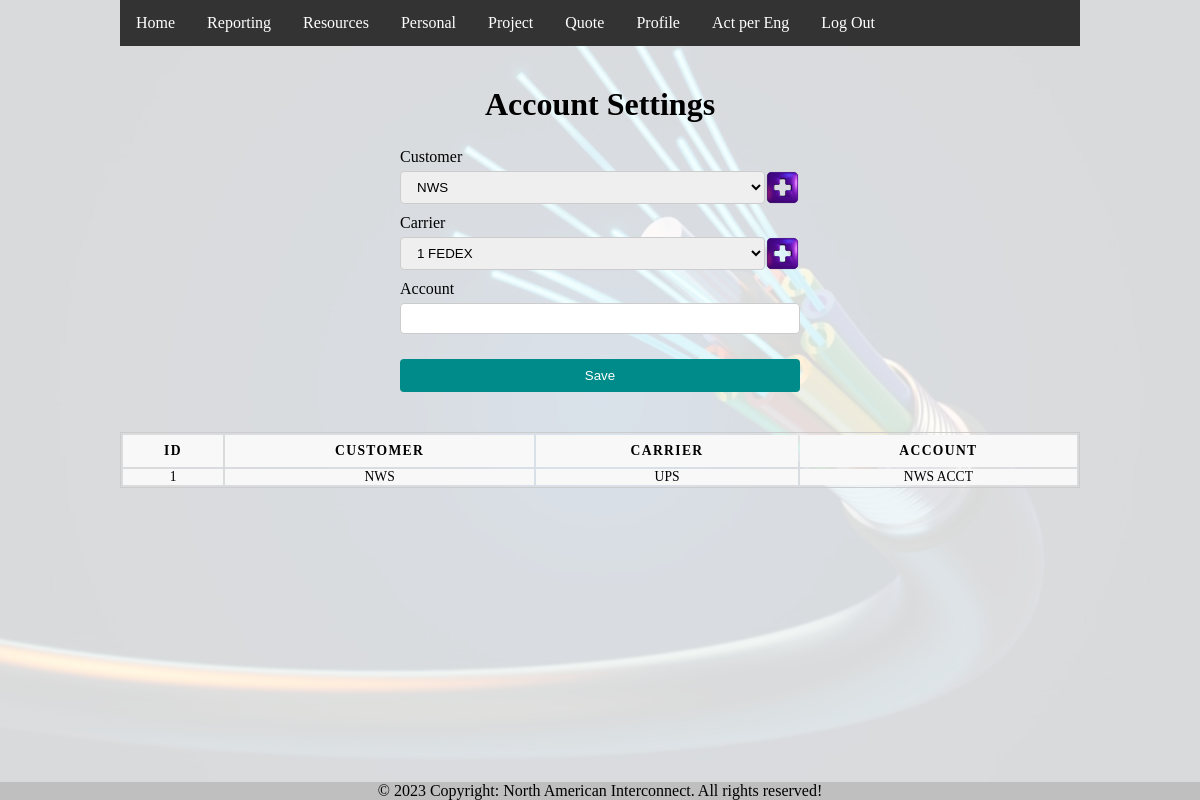
/cuenta.php (signed in), run on the app's committed database.
### tables this page shows
CREATE TABLE `cuenta` (
  `idCuenta` int(11) NOT NULL,
  `idCarrier` int(11) NOT NULL,
  `cuenta` varchar(50) NOT NULL,
  `idCliente` int(11) NOT NULL,
  `fechaCrea` datetime NOT NULL DEFAULT current_timestamp()
);

CREATE TABLE `cliente` (
  `idCliente` int(11) NOT NULL,
  `nombreCliente` varchar(50) NOT NULL,
  `fechaCrea` datetime NOT NULL DEFAULT current_timestamp(),
  `comentarios` text DEFAULT NULL
);

CREATE TABLE `carrier` (
  `idCarrier` int(11) NOT NULL,
  `nombreCarrier` varchar(30) NOT NULL,
  `fechaCrea` datetime NOT NULL DEFAULT current_timestamp()
);

### cuenta.php (the view, shortened to what this page needs)
<?php
  include "inc/conexion.php";
  include "inc/header.php";
  $stmt = $dbh->prepare("SELECT idCliente, nombreCliente FROM cliente");
  $stmt->execute();
  $stmt2 = $dbh->prepare("SELECT idCarrier, nombreCarrier FROM carrier");
  $stmt2->execute();
?>
<!DOCTYPE html>
    <div class="flex-container">
        <h1>Account Settings</h1>
        <form id="form_empleados" action="cuenta_registro.php" method="post">
            <div class="input-field">
              <label for="cliente">Customer</label>
                  <div class="inline-container">
                      <select name="cliente" required>
                      <?php
                          while ($resultado = $stmt->fetch()) {
                              ?>
                          <option value="<?php echo $resultado->idCliente; ?>">
                      <?php
                          echo $resultado->nombreCliente; ?>
                          </option>
                      <?php
                          }
                      ?>
                      </select>
                      <div class="icon-container">
                          <a href="cliente.php">
                              <div class="plus-icon"></div>
                          </a>
                      </div>
                  </div>
            </div>
            <div class="input-field">
                <label for="idCarrier">Carrier</label>
                    <div class="inline-container">
                        <select name="idCarrier" required>
                        <?php
                            while ($resultado = $stmt2->fetch()) {
                                ?>
                            <option value="<?php echo $resultado->idCarrier; ?>">
                        <?php
                            echo $resultado->idCarrier . " " . $resultado->nombreCarrier; ?>
                            </option>
                        <?php
                            }
                        ?>
                        </select>
                        <div class="icon-container">
                            <a href="carrier.php">
                                <div class="plus-icon"></div>
                            </a>
                        </div>
                    </div>
            </div>
            <div class="input-field">
                <label for="cuenta">Account</label>
                <input name="cuenta" type="text" id="cuenta" required>
            </div>
            <input type="submit" value="Save">
        </form>
    </div>
    <div class="flex-container">
        <table>
            <thead>
                <tr>
                    <th>ID</th>
                    <th>Customer</th>
                    <th>Carrier</th>
                    <th>Account</th>
                </tr>
            </thead>
        <?php
            $stmt = $dbh->prepare("SELECT idCuenta, nombreCliente, nombreCarrier, cuenta
                                  FROM cuenta
                                  INNER JOIN cliente
                                  ON cuenta.idCliente = cliente.idCliente
                                  INNER JOIN carrier
                                  ON cuenta.idCarrier = carrier.idCarrier");
            $stmt->execute();
            while ($resultado = $stmt->fetch()) {
                echo "<tr>";
                echo "<td>". $resultado->idCuenta . "</td>";
                echo "<td>". $resultado->nombreCliente . "</td>";
                echo "<td>". $resultado->nombreCarrier . "</td>";
                echo "<td>". $resultado->cuenta . "</td>";
                echo "</tr>";
            }
        ?>
        </table>
    </div>

### css/style1.css (style rules this page uses)
* { margin: 0; padding: 0; }
html { height: 100%; }
body { background-image: url("/images/fiberBG.jpg"); background-color: rgba(255,255,255,0.85); background-blend-mode: lighten; background-position: center; background-size: cover; display: flex; flex-direction: column; height: 100%; margin: 0; margin-left: 10%; margin-right: 10%; height: auto; padding-bottom: 200px; }
.flex-container { margin-top: 40px; display: flex; flex-wrap: wrap; flex-direction: column; align-items: center; }
.inline-container { width: 100%; align-items: center; display: inline-flex; padding: auto; }
.icon-container { width: auto; display: flex; justify-content: center; }
.icon-container div { height: 35px; width: 35px; }
a { text-decoration: none; }
form { margin-top: 20px; width: 25em; }
.input-field { margin-top: 5px; text-align: left; }
input[type=text], input[type=email], input[type=password], input[type=number], input[type=date], select { width: 100%; padding: 7px 12px; margin-top: 5px; margin-bottom: 5px; display: inline-block; border: 1px solid #ccc; border-radius: 4px; box-sizing: border-box; }
input[type=submit], input[type=button] { width: 100%; align-content: center; background-color: DarkCyan; color: white; padding: 9px 20px; margin-top: 20px; border: none; border-radius: 4px; cursor: pointer; }
table { border: 1px solid #ccc; margin: 0; padding: 0; width: 100%; }
table tr { background-color: #f8f8f8; border: 1px solid #ddd; }
table th, table td { font-size: .85em; text-align: center; }
table th { padding: .600em; font-size: .85em; letter-spacing: .1em; text-transform: uppercase; }
footer { position: fixed; left: 0; bottom: 0; width: 100%; background-color: #efefef; text-align: center; }
.plus-icon { background-image: url('/images/icons/plus-icon.png'); background-size: cover; }

### data on the page
cuenta: idCuenta "1", idCliente.nombreCliente "NWS", idCarrier.nombreCarrier "UPS", cuenta "NWS ACCT"

### other printed values
form field cliente "NWS"
form field idCarrier "1 FEDEX"
